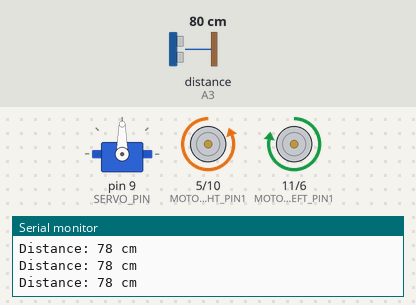
Simulated run of this sketch. Board: Arduino Uno, built with avr-gcc and run on an emulated ATmega328P. Shown: servo, motor-driver pin pairs drawn as motors (green arrow = first pin HIGH = forward, orange = second pin HIGH = backward, longer = more drive), the last lines printed to the serial monitor. Wiring (inferred from the names in the program): ultrasonic range finder: trigger A4; echo A3; servo: signal pin 9. The inputs (shaded band) are chosen by the test bench; at power-on: distance to the obstacle (sensor on A3) 80 cm. The echo pulse lasts 58.3 µs per cm; servo pulses on a pin are drawn as a servo (544–2400 µs = 0–180°).

Above: at 1.2 s.
1.3 s: distance to the obstacle (sensor on A3) set to 12 cm
4.3 s: distance to the obstacle (sensor on A3) set to 9 cm
At 7.1 s:
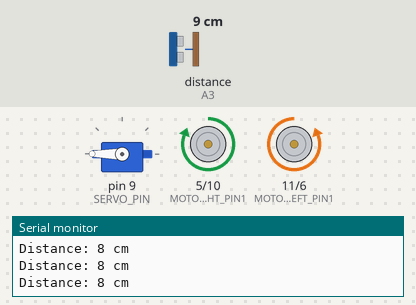
7.3 s: distance to the obstacle (sensor on A3) set to 23 cm
8.8 s: distance to the obstacle (sensor on A3) set to 28 cm
At 9.04 s:
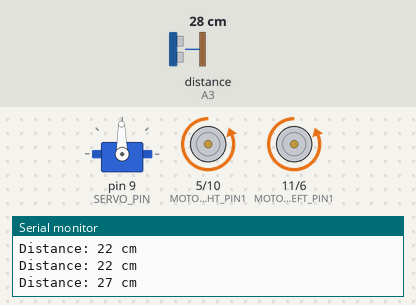
10.7 s: distance to the obstacle (sensor on A3) set to 2 cm
At 12.2 s:
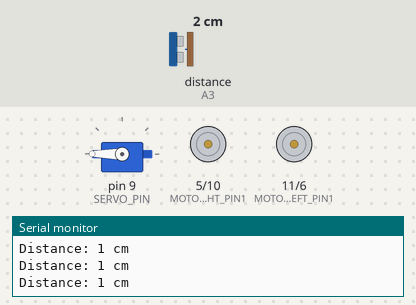
13.7 s: distance to the obstacle (sensor on A3) set to 35 cm
At 14.5 s:
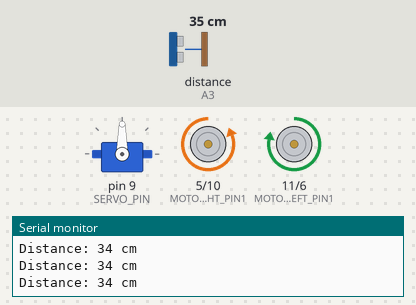
Timing chart, 0 to 16.6 s (numbered marks = the images above; inputs shaded):
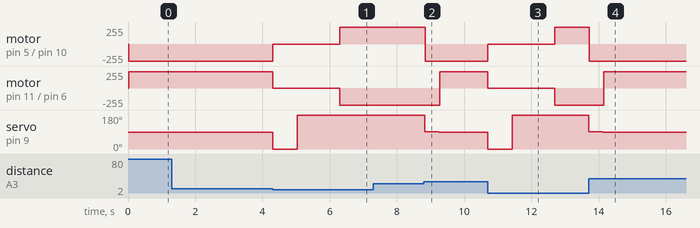

The sketch:

Daan_code.ino
```cpp
const int SERVO_PIN = 9;
const int trigPin = A4;
const int echoPin = A3;
const int MOTOR_LEFT_PIN1 = 11;
const int MOTOR_LEFT_PIN2 = 6;
const int MOTOR_RIGHT_PIN1 = 5;
const int MOTOR_RIGHT_PIN2 = 10;
const int MOTOR_ROTATION_PIN_R1 = 12;
const int MOTOR_ROTATION_PIN_R2 = 13;

const float WIEL_RADIUS_CM = 20.0; // Radius van het wiel in cm
const int PULSEN_PER_VOLLEDIGE_DRAAI = 44; // Aantal pulsen per volledige draai

long duration;
int distance;
int pulsesToMove; // Variabele om het aantal pulsen voor beweging op te slaan

void setup() {
  Serial.begin(9600);
  pinMode(SERVO_PIN, OUTPUT);
  pinMode(trigPin, OUTPUT);
  pinMode(echoPin, INPUT);
  pinMode(MOTOR_LEFT_PIN1, OUTPUT);
  pinMode(MOTOR_LEFT_PIN2, OUTPUT);
  pinMode(MOTOR_RIGHT_PIN1, OUTPUT);
  pinMode(MOTOR_RIGHT_PIN2, OUTPUT);
  pinMode(MOTOR_ROTATION_PIN_R1, INPUT);
  pinMode(MOTOR_ROTATION_PIN_R2, INPUT);
}

void moveServo(int angle) {
  int pulseWidth = map(angle, 0, 180, 544, 2400);

  digitalWrite(SERVO_PIN, HIGH);
  delayMicroseconds(pulseWidth);
  digitalWrite(SERVO_PIN, LOW);
  delay(20);
}

void moveForward(int leftSpeed, int rightSpeed) {
  analogWrite(MOTOR_LEFT_PIN1, leftSpeed);
  analogWrite(MOTOR_LEFT_PIN2, 0);
  analogWrite(MOTOR_RIGHT_PIN1, 0);
  analogWrite(MOTOR_RIGHT_PIN2, rightSpeed);
}
void moveBackward(int leftSpeed, int rightSpeed) {
  analogWrite(MOTOR_LEFT_PIN1, 0);
  analogWrite(MOTOR_LEFT_PIN2, leftSpeed);
  analogWrite(MOTOR_RIGHT_PIN1, rightSpeed);
  analogWrite(MOTOR_RIGHT_PIN2, 0);
}

void stopMoving() {
  analogWrite(MOTOR_LEFT_PIN1, 0);
  analogWrite(MOTOR_LEFT_PIN2, 0);
  analogWrite(MOTOR_RIGHT_PIN1, 0);
  analogWrite(MOTOR_RIGHT_PIN2, 0);
}

void moveRight(int leftSpeed, int rightSpeed) {
  analogWrite(MOTOR_LEFT_PIN1, leftSpeed);
  analogWrite(MOTOR_LEFT_PIN2, 0);
  analogWrite(MOTOR_RIGHT_PIN1, rightSpeed);
  analogWrite(MOTOR_RIGHT_PIN2, 0);
}

void moveLeft(int leftSpeed, int rightSpeed) {
  analogWrite(MOTOR_LEFT_PIN1, 0);
  analogWrite(MOTOR_LEFT_PIN2, leftSpeed);
  analogWrite(MOTOR_RIGHT_PIN1, 0);
  analogWrite(MOTOR_RIGHT_PIN2, rightSpeed);
}

void sendPulse() {
  digitalWrite(trigPin, LOW);
  delayMicroseconds(2);
  digitalWrite(trigPin, HIGH);
  delayMicroseconds(10);
  digitalWrite(trigPin, LOW);

  duration = pulseIn(echoPin, HIGH);
  distance = duration * 0.034 / 2;

  Serial.print("Distance: ");
  Serial.print(distance);
  Serial.println(" cm");
}


void loop() {
  moveServo(90);
  sendPulse();

  if (distance < 10) {
    stopMoving();
    moveServo(0);
    delay(500);
    sendPulse();
    delay(200);

    if (distance < 25) {
      moveServo(180);
      delay(500);
      sendPulse();
      delay(200);

      if (distance < 25) {
          moveServo(180);
          delay(500);
          while (distance < 25) {
          moveServo(180);
          moveBackward(255, 255); // Deze functie moet gedefinieerd zijn en correct werken
          sendPulse();

          if (distance > 25) {
            moveServo(90);
            moveLeft(255, 255); // Deze functie moet gedefinieerd zijn en correct werken
            delay(400);
        }
        }
      }
    } else if (distance > 25) {
      moveServo(90);
      moveRight(255, 255); // Deze functie moet gedefinieerd zijn en correct werken
      delay(450);
    }
  } else {
    // Ga naar voren
    moveForward(245, 255); // Deze functie moet gedefinieerd zijn en correct werken
  }
}
```

Measured:
- the behaviour switches between 11 and 10 cm on distance to the obstacle (sensor on A3) (found by bisection; images 0 and 1)
- the behaviour switches between 25 and 26 cm on distance to the obstacle (sensor on A3) (found by bisection; images 1 and 2)
- after the input at 4.3 s, motor on pin 5 (MOTOR_RIGHT_PIN1) / pin 10 (MOTOR_RIGHT_PIN2): backward 255/255 → stopped at once, → forward 255/255 2.0 s later; motor on pin 11 (MOTOR_LEFT_PIN1) / pin 6 (MOTOR_LEFT_PIN2): forward 245/255 → stopped at once, → backward 255/255 2.0 s later; servo on pin 9 (SERVO_PIN): 90° → 0° at once, → 180° 0.72 s later
- after the input at 8.8 s, motor on pin 5 (MOTOR_RIGHT_PIN1) / pin 10 (MOTOR_RIGHT_PIN2): forward 255/255 → backward 255/255 after 0.05 s; motor on pin 11 (MOTOR_LEFT_PIN1) / pin 6 (MOTOR_LEFT_PIN2): backward 255/255 → forward 245/255 after 0.47 s; servo on pin 9 (SERVO_PIN): 180° → 91° at once, → 90° 0.42 s later
- after the input at 10.7 s, motor on pin 5 (MOTOR_RIGHT_PIN1) / pin 10 (MOTOR_RIGHT_PIN2): backward 255/255 → stopped at once, → forward 255/255 2.0 s later; motor on pin 11 (MOTOR_LEFT_PIN1) / pin 6 (MOTOR_LEFT_PIN2): forward 245/255 → stopped at once, → backward 255/255 2.0 s later; servo on pin 9 (SERVO_PIN): 90° → 0° at once, → 180° 0.72 s later
- after the input at 13.7 s, motor on pin 5 (MOTOR_RIGHT_PIN1) / pin 10 (MOTOR_RIGHT_PIN2): forward 255/255 → backward 255/255 at once; motor on pin 11 (MOTOR_LEFT_PIN1) / pin 6 (MOTOR_LEFT_PIN2): backward 255/255 → forward 245/255 after 0.45 s; servo on pin 9 (SERVO_PIN): 180° → 91° at once, → 90° 0.42 s later
